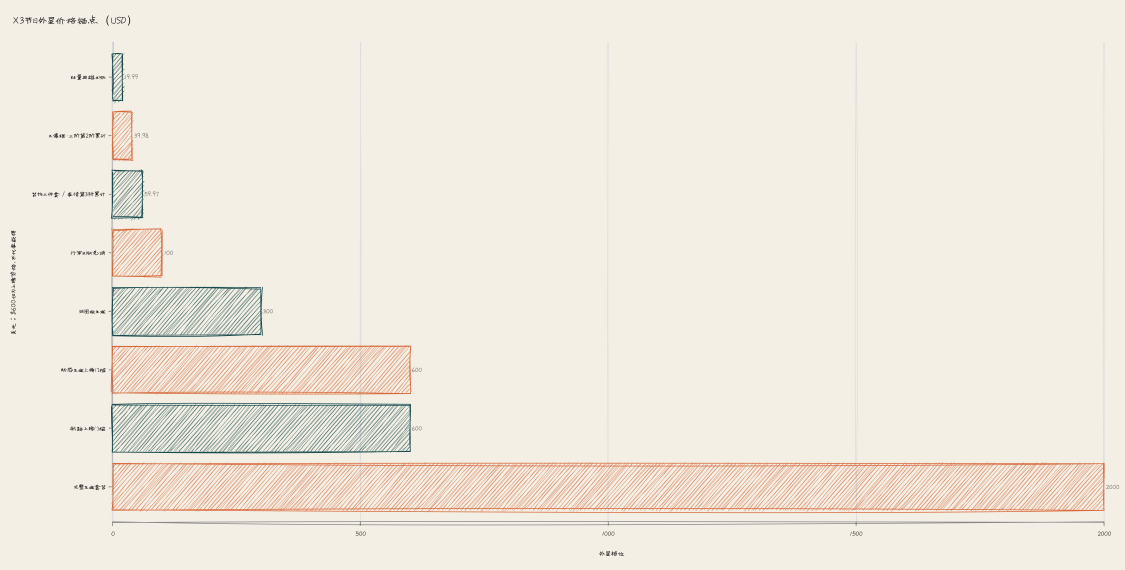
#> input picture KB/产出-数据分析/X3_节日外显养成线梳理/_source_all_cosmetic_price_ladder_chart.png, 4500 x 2280 px (shown at 1/4 size)
$ python -i image_utils.py   (imports and definitions only)
#> lines starting #> are read from the running program, lines starting #| are printed output that depends on the picture
"""
DK 图片预处理工具
用法:
  python image_utils.py check <src_path> [target_w] [target_h]
  python image_utils.py resize <src_path> <dst_path> [size] [padding_ratio]
  python image_utils.py remove_bg <src_path> <dst_path> [size] [padding_ratio]

padding_ratio 按 DK 类型参考值:
  Icon(活动/道具) = 0.05  |  Icon(礼包/商店) = 0.03
  Head/Avatar = 0.07      |  IconBg = 0.04
  Portrait = 0.02         |  IconFront/IconMask = 0.02
  MinigameIcon/Guide = 0.05
"""
import sys
import os
import base64
import json
import urllib.request
import ssl
import io

try:
    from PIL import Image
except ImportError:
    print("ERROR: Pillow not installed. Run: pip install Pillow")
    sys.exit(1)


# [14 lines left out: function check_image, not called in this run]


def resize_image(src_path, dst_path, size=(256, 256), padding_ratio=0.05):
#> called with dst_path = 'out.png', size = (256, 256), padding_ratio = 0.05
    img = Image.open(src_path).convert('RGBA')
#> img is the input picture: PIL image 4500x2280 RGBA; mean R, G, B, A 240.7, 233.7, 222.1, 255
    bbox = img.getbbox()
#> bbox = (0, 0, 4500, 2280)
    if bbox:
        img = img.crop(bbox)
    canvas_w, canvas_h = size
    pad = int(min(canvas_w, canvas_h) * padding_ratio)
    max_w = canvas_w - pad * 2
    max_h = canvas_h - pad * 2
    scale = min(max_w / img.width, max_h / img.height)
#> scale = 0.0516
    new_w, new_h = int(img.width * scale), int(img.height * scale)
#> new_w = 232; new_h = 117
    resized = img.resize((new_w, new_h), Image.LANCZOS)
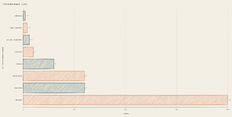
#> resized: PIL image 232x117 RGBA; mean R, G, B, A 240.7, 233.7, 222.1, 255
    result = Image.new('RGBA', size, (0, 0, 0, 0))
#> result: PIL image 256x256 RGBA; every value is 0
    x = (canvas_w - new_w) // 2
#> x = 12
    y = (canvas_h - new_h) // 2
#> y = 69
    result.paste(resized, (x, y), resized)
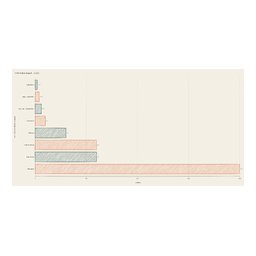
#> result: PIL image 256x256 RGBA; mean R, G, B, A 99.7, 96.8, 92, 105.6; transparent parts drawn white
    result.save(dst_path, 'PNG')
    print(f"✅ resize 完成: {dst_path}  size={result.size}")
#| ✅ resize 完成: out.png  size=(256, 256)


# [36 lines left out: function remove_bg_and_resize, not called in this run]


# [23 lines not run here, left out]

>>> result = resize_image('../../../../KB/产出-数据分析/X3_节日外显养成线梳理/_source_all_cosmetic_price_ladder_chart.png', 'out.png')

$ run again, on KB/产出-本地化与美术/X3/世界杯礼盒/WorldCup_box_1_gemini_pick1.png
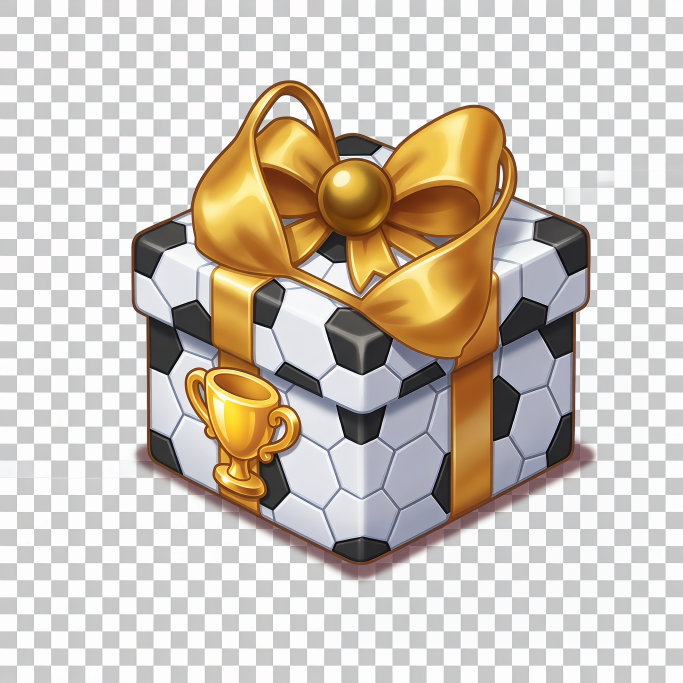
#> input picture KB/产出-本地化与美术/X3/世界杯礼盒/WorldCup_box_1_gemini_pick1.png, 2048 x 2048 px (shown at 1/3 size)
#> bbox = (0, 0, 2048, 2048)
#> in resize_image, `resized = img.resize((new_w, new_h), Image.LANCZOS)`:
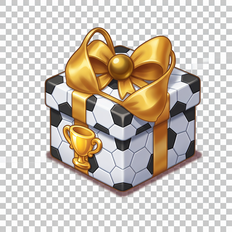
#> resized: PIL image 232x232 RGBA; mean R, G, B, A 204.4, 195.3, 184.2, 255
#> in resize_image, `result.paste(resized, (x, y), resized)`:
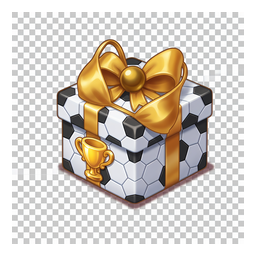
#> result: PIL image 256x256 RGBA; mean R, G, B, A 167.9, 160.4, 151.3, 209.4; transparent parts drawn white
#| ✅ resize 完成: out.png  size=(256, 256)
